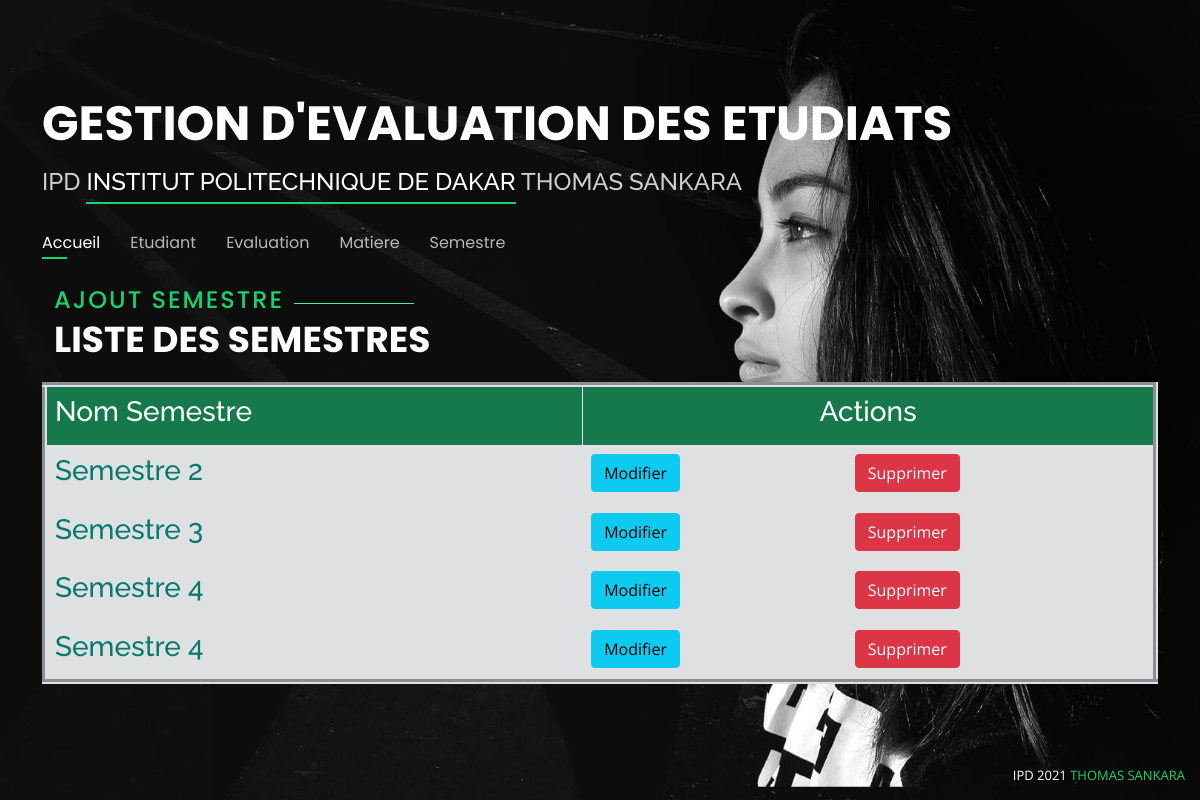
Screenshot of /semestre/ with the database file from the repository.
### app_etudiant/models.py (models this page shows, shortened)
class Semestre(models.Model):
    idSemestre = models.BigAutoField(primary_key=True, unique=True)
    nomSemestre = models.CharField(max_length=30)

### app_etudiant/views.py (the view)
# urls.py: path('semestre/', views.semestre),
def semestre(request):
    paginate_by = 2
    return render(request, 'semestre.html', {'Semestre': Semestre.objects.all()})

### gestionetudiant/templates/semestre.html (shortened to what this page needs)
<!DOCTYPE html>
<html lang="en">
<head>
 {% load static %}
  <link href="../../static/assets/vendor/bootstrap/css/bootstrap.min.css" rel="stylesheet">
  <link href="../../static/assets/vendor/bootstrap-icons/bootstrap-icons.css" rel="stylesheet">
  <link href="../../static/assets/vendor/boxicons/css/boxicons.min.css" rel="stylesheet">
  <link href="../../static/assets/vendor/glightbox/css/glightbox.min.css" rel="stylesheet">
  <link href="../../static/assets/vendor/remixicon/remixicon.css" rel="stylesheet">
  <link href="../../static/assets/vendor/swiper/swiper-bundle.min.css" rel="stylesheet">
  <link href="../../static/assets/css/style.css" rel="stylesheet">
    {% load static %}
  <link rel="stylesheet" type="text/css" href="{% static 'assets/vendor/bootstrap/css/bootstrap.min.css' %}" />
  <link rel="stylesheet" type="text/css" href="{% static 'assets/vendor/bootstrap-icons/bootstrap-icons.css' %}" />
   <link rel="stylesheet" type="text/css" href="{% static 'assets/vendor/boxicons/css/boxicons.min.css' %}" />
   <link rel="stylesheet" type="text/css" href="{% static 'assets/vendor/glightbox/css/glightbox.min.css' %}" />
   <link rel="stylesheet" type="text/css" href="{% static 'assets/vendor/remixicon/remixicon.css' %} " />
   <link rel="stylesheet" type="text/css" href="{% static 'assets/vendor/swiper/swiper-bundle.min.css' %}" />
 <link rel="stylesheet" type="text/css" href="{% static 'assets/css/style.css' %}" />
</head>
<body>
  <header id="header">
    <div class="container">
      <h1><a href="accueil.html">GESTION D'EVALUATION DES ETUDIATS</a></h1>
      <h2>IPD <span>INSTITUT POLITECHNIQUE DE DAKAR</span> THOMAS SANKARA</h2>
      <nav id="navbar" class="navbar">
       <ul>
          <li><a class="nav-link active" href="/accueil">Accueil</a></li>
          <li><a class="nav-link" href="/etudiant">Etudiant</a></li>
          <li><a class="nav-link" href="/evaluation">Evaluation</a></li>
          <li><a class="nav-link" href="/matiere">Matiere</a></li>
          <li><a class="nav-link" href="/semestre">Semestre</a></li>
        </ul>
      </nav>
<br>
    <div class="container">
      <div class="section-title">
        <h2><a href="/ajout_semestre2"> Ajout Semestre</a></h2>
        <p>Liste des Semestres</p>
      </div>
    </div>
<table class="table table-active table-bordered table-responsive" border="5" cellpadding="5" cellspacing="3">
    <tr class="bg-success">
      <th style="color:white"> <h3>Nom Semestre</h3></th>
  <th style="text-align:center; color:white;" colspan="2" style="color:white"><h3>Actions</h3></th>
</tr>
   {% for semestre in Semestre %}
<tr class="table-light">
       <td style="color:#01796F"><h3>{{semestre.nomSemestre}}</h3></td>
<td> <a class="btn btn-info" href="{% url 'modifier4' semestre.idSemestre %}">Modifier</a></td>
  <td>  <a class="btn btn-danger" onclick="return confirm('Êtes-vous sûr de supprimer cet entree?')"
           href="{% url 'supprimer4' semestre.idSemestre %}">Supprimer</a></td>
</tr>
{% endfor %}
</table>
  <div class="credits">
      IPD 2021 <a href="https://fr.wikipedia.org/wiki/Thomas_Sankara">THOMAS SANKARA</a>
  </div>
{% load static %}
</body>
</html>

### app_etudiant/static/assets/css/style.css (style rules this page uses)
body { font-family: "Open Sans", sans-serif; background-color: #040404; color: #fff; position: relative; background: transparent; }
body::before { content: ""; position: fixed; background: #040404 url("../img/bg.jpg") top right no-repeat; background-size: cover; left: 0; right: 0; top: 0; height: 100vh; z-index: -1; }
@media (min-width: 1024px) { body::before { background-attachment: fixed; } }
a { color: #18d26e; text-decoration: none; }
h1, h2, h3, h4, h5, h6 { font-family: "Raleway", sans-serif; }
#header { transition: ease-in-out 0.3s; position: relative; height: 100vh; display: flex; align-items: center; z-index: 997; overflow-y: auto; }
#header * { transition: ease-in-out 0.3s; }
#header h1 { font-size: 48px; margin: 0; padding: 0; line-height: 1; font-weight: 700; font-family: "Poppins", sans-serif; }
#header h1 a, #header h1 a:hover { color: #fff; line-height: 1; display: inline-block; }
#header h2 { font-size: 24px; margin-top: 20px; color: rgba(255, 255, 255, 0.8); }
#header h2 span { color: #fff; border-bottom: 2px solid #18d26e; padding-bottom: 6px; }
.navbar { padding: 0; margin-top: 35px; }
.navbar ul { margin: 0; padding: 0; display: flex; list-style: none; align-items: center; }
.navbar li { position: relative; }
.navbar li + li { margin-left: 30px; }
.navbar a, .navbar a:focus { display: flex; align-items: center; justify-content: space-between; padding: 0; font-family: "Poppins", sans-serif; font-size: 16px; font-weight: 400; color: rgba(255, 255, 255, 0.7); white-space: nowrap; transition: 0.3s; }
.navbar a:before { content: ""; position: absolute; width: 0; height: 2px; bottom: -4px; left: 0; background-color: #18d26e; visibility: hidden; width: 0px; transition: all 0.3s ease-in-out 0s; }
.navbar a:hover:before, .navbar li:hover > a:before, .navbar .active:before { visibility: visible; width: 25px; }
.navbar a:hover, .navbar .active, .navbar .active:focus, .navbar li:hover > a { color: #fff; }
.section-title h2 { font-size: 14px; font-weight: 500; padding: 0; line-height: 1px; margin: 0 0 20px 0; letter-spacing: 2px; text-transform: uppercase; color: #aaaaaa; font-family: "Poppins", sans-serif; }
.section-title h2::after { content: ""; width: 120px; height: 1px; display: inline-block; background: #4ceb95; margin: 4px 10px; }
.section-title p { margin: 0; margin: -15px 0 15px 0; font-size: 36px; font-weight: 700; text-transform: uppercase; font-family: "Poppins", sans-serif; color: #fff; }
.credits { position: fixed; right: 0; left: 0; bottom: 0; padding: 15px; text-align: right; font-size: 13px; color: #fff; z-index: 999999; }
.credits a { color: #18d26e; transition: 0.3s; }

### rows the page displays
Semestre: nomSemestre "Semestre 2"
Semestre: nomSemestre "Semestre 3"
Semestre: nomSemestre "Semestre 4"
Semestre: nomSemestre "Semestre 4"
